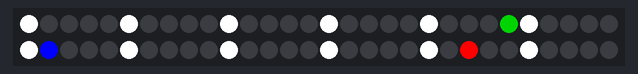
Bench run of a sketch on a simulated Arduino Uno, built with avr-gcc and run on an emulated ATmega328P. On the bench: 60 RGB LEDs in strip order, left to right, continuing on the next row. The local clock reads 2024-03-15 10:24:30 at power-on unless the sketch sets it.

Above: at 1.1 s.
At 30.3 s:
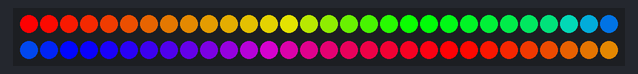
At 30.91 s:
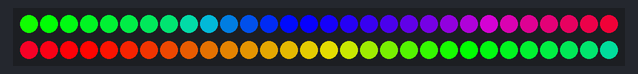

The sketch:

TimeRTCSet.ino
```cpp
#include "FastLED.h"

#include <Wire.h>
#include <DS3231.h>
#include <SoftwareSerial.h>

#define TIME_HEADER  "T"
#define LED_PIN     9
#define NUM_LEDS    60
#define CHIPSET     WS2811
#define COLOR_ORDER GRB
CRGB leds[NUM_LEDS];
DS3231  rtc(SDA, SCL);
Time  t;

#define BRIGHTNESS  255
unsigned long timer;
boolean show_rainbow = LOW;
#include <SoftwareSerial.h>

SoftwareSerial mySerial(2, 3); // RX, TX

void setup()  {
  Serial.begin(115200);
  mySerial.begin(9600);
  rtc.begin();

  FastLED.addLeds<CHIPSET, LED_PIN, COLOR_ORDER>(leds, NUM_LEDS).setCorrection( TypicalSMD5050 );
  FastLED.setBrightness( BRIGHTNESS );
}

void loop()  {
  if (mySerial.available() > 0) {
    if (mySerial.find(TIME_HEADER)) {
      int h = mySerial.parseInt();
      int m = mySerial.parseInt();
      int s = mySerial.parseInt();

      mySerial.print(h);
      mySerial.print(',');
      mySerial.print(m);
      mySerial.print(',');
      mySerial.println(s);
      rtc.setTime(h, m, s);
    }
    mySerial.println("OK");
  }

  if (millis() - timer >= 1000) {
    t = rtc.getTime();
    to_analog_clock();
    timer = millis();
  }

  static uint8_t starthue = 0;
  if (show_rainbow == HIGH) {
    fill_rainbow( leds, NUM_LEDS , --starthue, 5);
    FastLED.show();
  }

}

void to_analog_clock() {
  int _hour = t.hour >= 12 ? t.hour - 12 : t.hour;

  for (byte i = 0; i <= 59; i++) leds[i] = CRGB::Black;
  for (byte i = 0; i <= 59; i += 5) leds[i] = CRGB::White;

  leds[_hour * 5 + t.min / 12] = CRGB::Red;
  leds[t.min] = CRGB::Green;
  leds[t.sec] = CRGB::Blue;

  if (_hour * 5 + t.min / 12 == t.min) leds[t.min] = CRGB(255, 255, 0);
  if (_hour * 5 + t.min / 12 == t.sec) leds[t.sec] = CRGB(255, 0, 255);
  if (t.min == t.sec) leds[t.sec] = CRGB(0, 255, 255);
  if (_hour * 5 + t.min / 12 == t.min && t.min == t.sec) leds[t.sec] = CRGB(255, 255, 255);

  if (t.sec == 0 && t.min % 5 == 0) show_rainbow = HIGH;
  else show_rainbow = LOW;

  FastLED.show();
}
```
